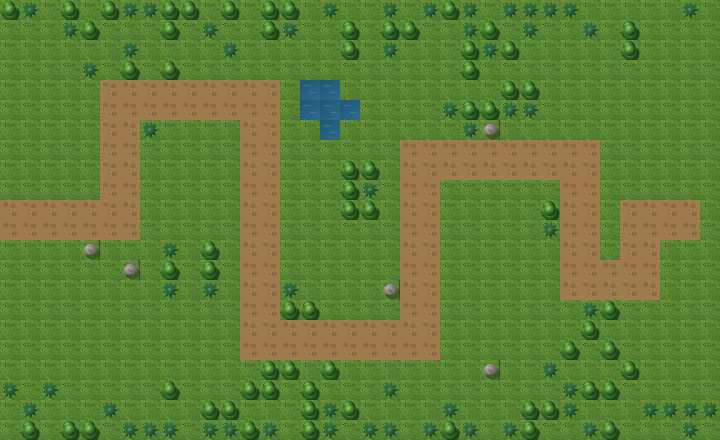

A 2D game scene composited from a Tiled map and its tileset images. What follows is a short description and the map's XML, with every tile layer's data as written:
An orthogonal 36x22 tile map with 20x20 px tiles, 1 tile layer (ground) and 2 objects (lair, castle).

<map version="1.10" tiledversion="1.10.2" orientation="orthogonal" renderorder="right-down" width="36" height="22" tilewidth="20" tileheight="20" infinite="0" nextlayerid="3" nextobjectid="3">
 <tileset firstgid="1" source="tiles.tsx" />
 <layer id="1" name="ground" width="36" height="22">
  <data encoding="csv">
2,3,1,2,1,2,3,3,2,2,1,2,1,2,2,1,3,1,1,3,1,3,2,3,1,3,3,3,3,1,1,1,1,1,3,1,
1,1,1,3,2,1,1,1,2,1,3,1,1,2,3,1,1,2,1,2,2,1,1,3,2,1,3,1,1,3,1,2,1,1,1,1,
1,1,1,1,1,1,3,1,1,1,1,3,1,1,1,1,1,2,1,3,1,1,1,2,3,2,1,1,1,1,1,2,1,1,1,1,
1,1,1,1,3,1,2,1,2,1,1,1,1,1,1,1,1,1,1,1,1,1,1,2,1,1,1,1,1,1,1,1,1,1,1,1,
1,1,1,1,1,6,6,6,6,6,6,6,6,6,1,5,5,1,1,1,1,1,1,1,1,2,2,1,1,1,1,1,1,1,1,1,
1,1,1,1,1,6,6,6,6,6,6,6,6,6,1,5,5,5,1,1,1,1,3,2,2,3,3,1,1,1,1,1,1,1,1,1,
1,1,1,1,1,6,6,3,1,1,1,1,6,6,1,1,5,1,1,1,1,1,1,3,4,1,1,1,1,1,1,1,1,1,1,1,
1,1,1,1,1,6,6,1,1,1,1,1,6,6,1,1,1,1,1,1,6,6,6,6,6,6,6,6,6,6,1,1,1,1,1,1,
1,1,1,1,1,6,6,1,1,1,1,1,6,6,1,1,1,2,2,1,6,6,6,6,6,6,6,6,6,6,1,1,1,1,1,1,
1,1,1,1,1,6,6,1,1,1,1,1,6,6,1,1,1,2,3,1,6,6,1,1,1,1,1,1,6,6,1,1,1,1,1,1,
6,6,6,6,6,6,6,1,1,1,1,1,6,6,1,1,1,2,2,1,6,6,1,1,1,1,1,2,6,6,1,6,6,6,6,1,
6,6,6,6,6,6,6,1,1,1,1,1,6,6,1,1,1,1,1,1,6,6,1,1,1,1,1,3,6,6,1,6,6,6,6,1,
1,1,1,1,4,1,1,1,3,1,2,1,6,6,1,1,1,1,1,1,6,6,1,1,1,1,1,1,6,6,1,6,6,1,1,1,
1,1,1,1,1,1,4,1,2,1,2,1,6,6,1,1,1,1,1,1,6,6,1,1,1,1,1,1,6,6,6,6,6,1,1,1,
1,1,1,1,1,1,1,1,3,1,3,1,6,6,3,1,1,1,1,4,6,6,1,1,1,1,1,1,6,6,6,6,6,1,1,1,
1,1,1,1,1,1,1,1,1,1,1,1,6,6,2,2,1,1,1,1,6,6,1,1,1,1,1,1,1,3,2,1,1,1,1,1,
1,1,1,1,1,1,1,1,1,1,1,1,6,6,6,6,6,6,6,6,6,6,1,1,1,1,1,1,1,2,1,1,1,1,1,1,
1,1,1,1,1,1,1,1,1,1,1,1,6,6,6,6,6,6,6,6,6,6,1,1,1,1,1,1,2,1,2,1,1,1,1,1,
1,1,1,1,1,1,1,1,1,1,1,1,1,2,2,1,2,1,1,1,1,1,1,1,4,1,1,3,1,1,1,2,1,1,1,1,
3,1,3,1,1,1,1,1,2,1,1,1,2,2,1,2,1,1,1,3,1,1,1,1,1,1,1,1,3,2,2,1,1,1,1,1,
1,3,1,1,1,3,1,1,1,1,2,2,1,1,1,2,3,2,1,1,1,1,3,1,1,1,2,2,3,1,1,1,3,3,3,3,
1,2,1,2,2,1,3,3,3,1,3,3,2,3,1,2,3,1,3,3,1,3,2,3,1,3,2,1,1,3,2,1,1,1,3,1
</data>
 </layer>
 <objectgroup id="2" name="things">
  <object id="1" type="lair" x="0" y="200" width="20" height="20" />
  <object id="2" type="castle" x="660" y="180" width="40" height="60" />
 </objectgroup>
</map>
